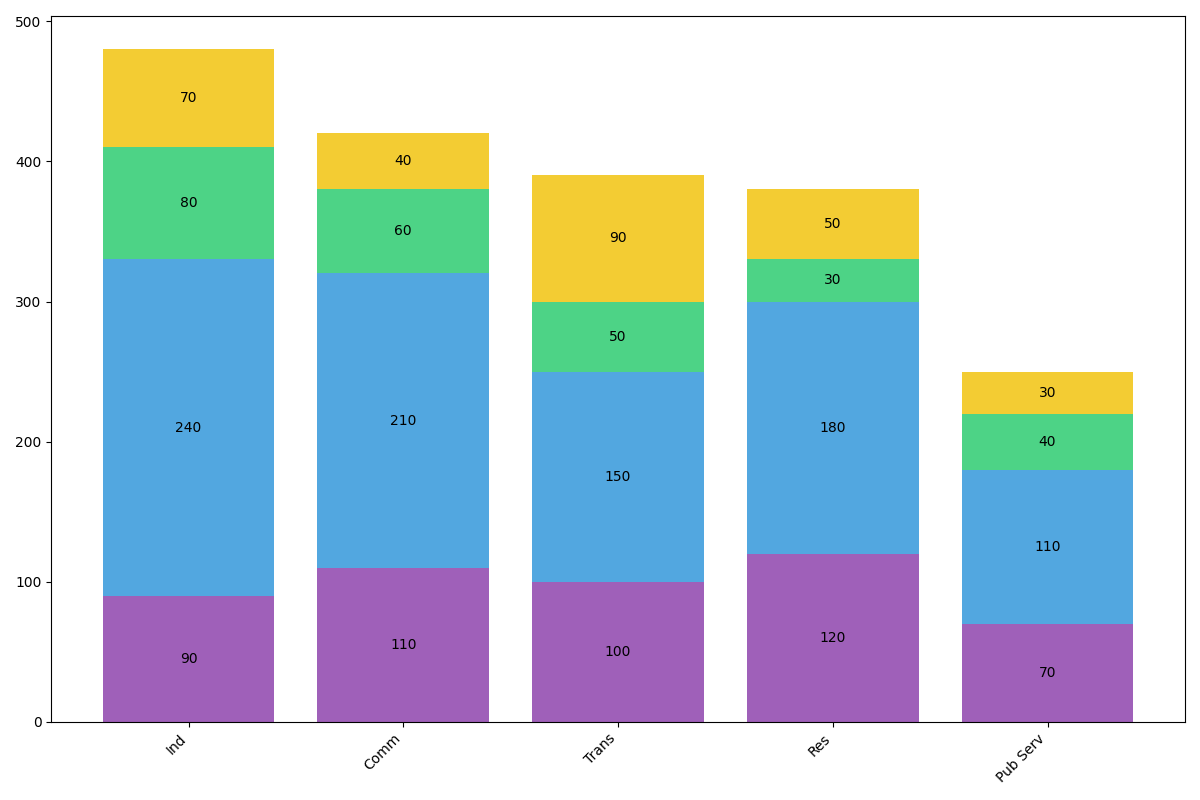

The Python source for this figure:
import matplotlib.pyplot as plt
import numpy as np

sectors = ['Res', 'Comm', 'Ind', 'Pub Serv', 'Trans']
energy_sources = ['Ren', 'Fossil', 'Nuc', 'Hydro']

energy_consumption = np.array([
    [120, 180, 30, 50],
    [110, 210, 60, 40],
    [90, 240, 80, 70],
    [70, 110, 40, 30],
    [100, 150, 50, 90]
])

total_consumption = energy_consumption.sum(axis=1)
sorted_indices = np.argsort(total_consumption)[::-1]
sorted_sectors = [sectors[i] for i in sorted_indices]
sorted_energy_consumption = energy_consumption[sorted_indices]

fig, ax = plt.subplots(figsize=(12, 8))

source_colors = ['#8e44ad', '#3498db', '#2ecc71', '#f1c40f']
bottom = np.zeros(len(sorted_sectors))

for i in range(len(energy_sources)):
    ax.bar(sorted_sectors, sorted_energy_consumption[:, i], color=source_colors[i], alpha=0.85, bottom=bottom)
    bottom += sorted_energy_consumption[:, i]

ax.set_xticks(np.arange(len(sorted_sectors)))
ax.set_xticklabels(sorted_sectors, rotation=45, ha='right')

for bar in ax.patches:
    height = bar.get_height()
    if height > 0:
        ax.text(
            bar.get_x() + bar.get_width() / 2,
            bar.get_y() + height / 2,
            f'{int(height)}',
            ha='center', va='center',
            fontsize=10, color='black'
        )

plt.tight_layout()
plt.show()
